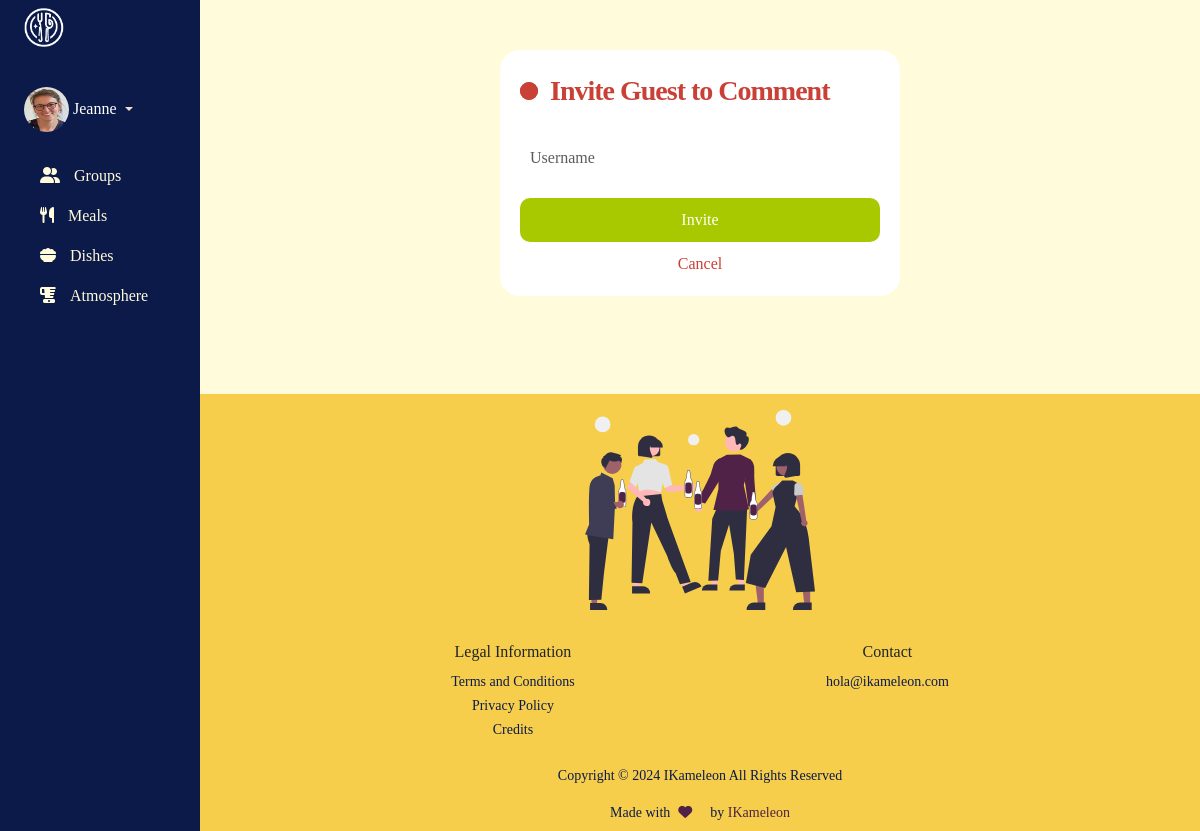
/en/meals/invite-guest/2024-03-07-0920438677780000_afef7fe6-cf6f-40f4-b438-6df613e4846e (signed in), run on the app's committed database.
### users/models.py (models this page shows, shortened)
class CustomUser(AbstractUser):
    AVATAR = (
        ('1', '1'),
        ('2', '2'),
        ('3', '3'),
        ('4', '4'),
        ('5', '5'),
        ('6', '6'),
        ('7', '7'),
        ('8', '8'),
        ('9', '9'),
    )
    id = models.UUIDField(default = uuid4, editable = False, primary_key=True)
    email = models.EmailField(unique=True)
    is_mail_visible = models.BooleanField(default=False)
    is_name_visible = models.BooleanField(default=False)
    pseudo = models.CharField(max_length=255, null=False, blank="False", default="Anonymous")
    avatar_color = models.CharField(max_length=255, default="#ec6a52", null=True)
    bio = models.CharField(max_length=500, null=True, blank="True")
    profile_pic = models.ImageField(blank=True, null=True, upload_to=path_and_rename)
    is_rgpd = models.BooleanField(default=False)
    email_is_verified = models.BooleanField(default=False)
    is_guest = models.BooleanField(default=False)
    slug = models.SlugField(max_length=255, unique= True, default=None, null=True)
    created_at = models.DateTimeField(auto_now_add=True)
    updated_at = models.DateTimeField(auto_now=True)

### meals/views.py (the view, shortened to what this page needs)
# urls.py: path(_('invite-guest/<slug>'), invite_guest, name="invite-guest"),
@login_required
def invite_guest(request,slug):
    meal = get_object_or_404(Meal, slug = slug)
    group = meal.group
    form = GuestRegistrationForm()
    return render(request, 'meals/invite-guest.html',{'form': form})

### meals/forms.py
class GuestRegistrationForm(forms.ModelForm):
    pseudo = forms.CharField(widget=forms.TextInput(attrs={'class': 'form-control border-right-0', 'placeholder': _('Username'), 'autocomplete':"username"}),)
    class Meta:
        model = User
        fields = ['pseudo']

### dashboard/context_processors.py (called while the page is built)
def get_groups(request):
    if request.user.is_authenticated:
        groups = CustomGroup.objects.filter(members__id__contains=request.user.id)
        nb_of_groups = len(groups)
        if nb_of_groups == 0:
            groups = None
        elif nb_of_groups >= 1:
            groups = groups
        context = {'groups': groups}
    else:
        groups = None
        context = {'groups':groups}
    return context

### meals/templates/meals/invite-guest.html (shortened to what this page needs)
{% extends "dashboard/base.html" %}
{% load avatar i18n static %}
{% block content %}
<div class="d-flex align-items-center justify-content-center">
  <form class="kform" method="POST" enctype="multipart/form-data">
    <p class="title">
      {% trans 'Invite Guest to Comment' %}
    </p>
        {{form.pseudo}}
      <button class="submit" type="submit ">{% trans 'Invite' %}</button>
      <div class="text-center d-flex flex-column">
        <a href="{% url 'all-meals' %}" class="mid-color">{% trans 'Cancel' %}</a>
      </div>
  </form>
</div>
{% endblock content %}

### dashboard/templates/dashboard/includes/sidebar.html (shortened to what this page needs)
{% load i18n static avatar %}
<div id="sidebar" class="col-12 col-sm-3 col-xl-2 px-sm-2 px-0 bg-dark d-flex sticky-top">
  <div  class="d-flex flex-sm-column flex-row flex-grow-1 align-items-center align-items-sm-start px-3 py-2 text-white order-1">
      <a href="/" class="d-flex align-items-center pb-sm-3 mb-md-0 me-md-auto text-white text-decoration-none">
          <img id="sidebar-logo" src="{% static 'assets/img/logo-blanc.png' %}" />
      </a>
      <div class="dropdown py-sm-4  ms-auto ms-sm-0 flex-shrink-1 order-3 order-md-2">
          <a href="#" class="d-flex align-items-center text-white text-decoration-none dropdown-toggle" id="dropdownUser1" data-bs-toggle="dropdown" aria-expanded="false">
              {% if request.user.profile_pic %}
                <span class="user-img"><img class="rounded-circle" src="{{ request.user.profile_pic.url }} "width="45" height="45" alt="profile_pic"></span>
              {% else %}
                  <span class="user-img">{{ request.user|avatar }}</span>
              {% endif %}
              <span class="d-none d-sm-inline mx-1">{{user.pseudo}}</span>
          </a>
      </div>
      <div id="accordian" class="order-2 order-md-3 flex-shrink-1 flex-sm-grow-0 flex-grow-1">
      <ul class="mobile-drop nav nav-pills flex-sm-column flex-row flex-nowrap flex-shrink-1 flex-sm-grow-0 flex-grow-1 mb-sm-auto mb-0 justify-content-center align-items-center align-items-sm-start order-2" id="menu">
          <li class="subnav">
              <a href="#" class="nav-link lightest-color second-level">
                  <i class="fa-solid fa-user-group"></i><span class="ms-1 d-none d-sm-inline">{% trans 'Groups' %}</span>
              </a>
          </li>
          <li class="subnav">
            <a href="#" class="nav-link lightest-color" >
              <i class="fa-solid fa-utensils"></i><span class="ms-1 d-none d-sm-inline">{% trans 'Meals' %}</span>
            </a>
        </li>
           <li class="subnav">
              <a href="#" class="nav-link  lightest-color" >
                <i class="fa-solid fa-bowl-food"></i><span class="ms-1 d-none d-sm-inline">{% trans 'Dishes' %}</span>
              </a>
          </li>
          <li class="subnav">
              <a href="#" class="nav-link  lightest-color" >
                <i class="fa-solid fa-blender"></i><span class="ms-1 d-none d-sm-inline">{% trans 'Atmosphere' %}</span>
              </a>
          </li>
      </ul>
      </div>
  </div>
</div>

### static/assets/css/main.css (style rules this page uses)
:root { --brand-color: #a8c900; --darkest-color: #0b1a48; --dark-color: #502247; --mid-color: #c94036; --light-color:#eee0c8 ; --joy-color: #f6ce4b; --lightest-color: #fffbdb; }
body { font-family: 'Poppins'; background-color: var(--lightest-color); }
a, a:hover { text-decoration: none; }
.mid-color, a.brand-color:hover { color: var(--mid-color); }
.lightest-color { color: var(--lightest-color); }
.dropdown-toggle::after { border-top-color: var(--light-color)!important; }

### static/assets/css/forms.css (style rules this page uses)
input.form-control, span.input-group-text { border:none !important; height:50px !important; font-size:20px; }
input.form-control { height: 50px !important; }
input::placeholder { color: #999; transition: all 0.3s ease; font-size: 16px !important; }
@media only screen and (min-width: 768px) { .kform { max-width:400px; background-color: #fff; border-radius: 20px; position: relative; } }
.kform { display: flex; flex-direction: column; gap: 10px; width:400px; padding: 20px; }
.kform .title, .fullscreen-form .title { font-size: 28px; color:var(--mid-color); font-weight: 600; letter-spacing: -1px; position: relative; display: flex; align-items: center; padding-left: 30px; }
.kform .title::before, .kform .title::after, .fullscreen-form .title::before, .fullscreen-form .title::after { position: absolute; content: ""; height: 16px; width: 16px; border-radius: 50%; left: 0px; background-color: var(--mid-color); }
.kform .title::before, .fullscreen-form .title::before { width: 18px; height: 18px; background-color: var(--mid-color); }
.kform .title::after, .fullscreen-form .title::after { width: 18px; height: 18px; animation: pulse 1s linear infinite; }
.kform input, .kform textarea { width: 100%; padding: 10px 10px 20px 10px; outline: 0; border: 1px solid rgba(105, 105, 105, 0.397); border-radius: 10px; }
.kform input[value], .kform input[placeholder], .kform textarea, .kform textarea[placeholder] { left: 10px; top: 15px; color: grey; font-size: 0.9em; cursor: text; transition: 0.3s ease; }
.kform .submit, #copy-btn { border: none; outline: none; background-color: var(--brand-color); padding: 10px; border-radius: 10px; color: #fff; font-size: 16px; transform: .3s ease; }

### static/assets/css/dashboard.css (style rules this page uses)
#sidebar { background-color: var(--darkest-color) !important; }
img#sidebar-logo { width:40px; }
#accordian { width: 250px; }
i { margin-right: 10px; }
#accordian li { list-style-type: none; }
.rounded-circle { border-radius: 50% !important; }

### data on the page
CustomUser: user.profile_pic (picture), pseudo "Jeanne"
